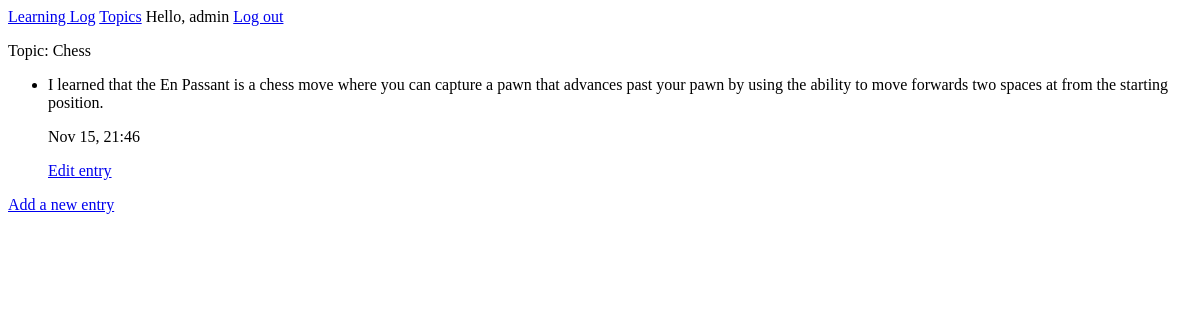
Page /topics/1/ (signed in) on the earlier database version.
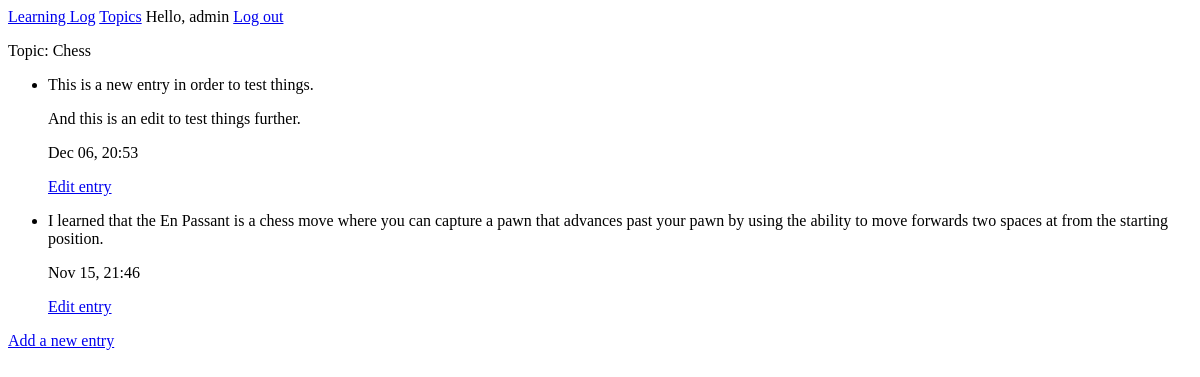
Same page on the later database version.
### MainApp/models.py (models this page shows, shortened)
class Topic(models.Model):
    text = models.CharField(max_length=200)
    date_added = models.DateTimeField(auto_now_add=True)
    owner = models.ForeignKey(User, on_delete=models.CASCADE)
    def __str__(self):
        return self.text

class Entry(models.Model):
    topic = models.ForeignKey(Topic, on_delete=models.CASCADE)
    text = models.TextField()
    date_added = models.DateTimeField(auto_now_add=True)

### MainApp/views.py (the view)
# urls.py: path("topics/<int:topic_id>/", views.topic, name="topic"),
@login_required
def topic(request, topic_id):
    topic = Topic.objects.get(id=topic_id)
    entries = topic.entry_set.order_by("-date_added")
    context = {"topic": topic, "entries": entries}
    return render(request, "MainApp/topic.html", context)

### MainApp/templates/MainApp/topic.html
{% extends "MainApp/base.html" %}
{% block content %}
<p>Topic: {{ topic }}</p>
<ul>
    {% for e in entries %}
    <li>
        <p>{{ e.text|linebreaks }}</p>
        <p>{{ e.date_added|date:'M d, H:i' }}</p>
        <p>
            <a href="{% url 'MainApp:edit_entry' e.id %}"> Edit entry</a>
        </p>
    </li>
    {% empty %}
    <li> There are no entries for this topic yet.</li>
    {% endfor %}
</ul>
<p>
    <a href="{% url 'MainApp:new_entry' topic.id %}">Add a new entry</a>
</p>
{% endblock content %}

### MainApp/templates/MainApp/base.html
<p>
    <a href="{% url 'MainApp:index' %}">Learning Log</a>
    <a href="{% url 'MainApp:topics' %}">Topics</a>
    {% if user.is_authenticated %}
    Hello, {{user.username}}
    <a href="{% url 'users:logout' %}">Log out</a>
    {% else %}
    <a href="{% url 'users:register' %}">Register</a>
    <a href="{% url 'users:login' %}">Log in</a>
    {% endif %}
</p>
{% block content %}
{% endblock content %}

Differences in the rows shown:
added Entry: text "This is a new entry in order to test things. And this is an edit to test things further.", date_added "Dec 06, 20:53"
